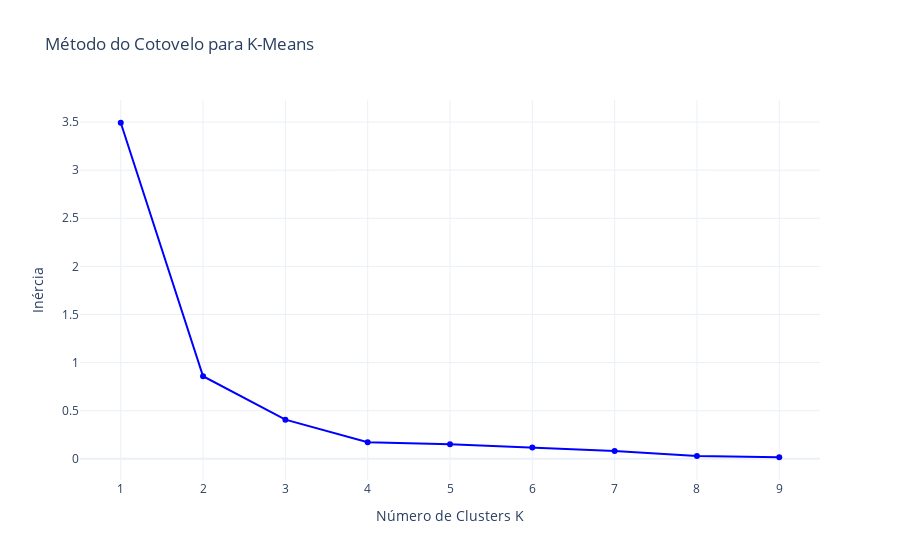

Here is the notebook cell this chart was saved with:
### Code cell
import plotly.graph_objects as go

# Método do Cotovelo usando Plotly
K = range(1, 10)
inertias = []

for k in K:
    kmeans = KMeans(n_clusters=k, random_state=42)
    kmeans.fit(correlacoes_array)
    inertias.append(kmeans.inertia_)

# Criar o gráfico interativo com Plotly
fig_elbow = go.Figure()
fig_elbow.add_trace(
    go.Scatter(
        x=list(K),
        y=inertias,
        mode="lines+markers",
        marker=dict(color="blue"),
        line=dict(dash="solid"),
        name="Inércia",
    )
)

fig_elbow.update_layout(
    title="Método do Cotovelo para K-Means",
    xaxis_title="Número de Clusters K",
    yaxis_title="Inércia",
    xaxis=dict(tickmode="linear"),
    template="plotly_white",
)

fig_elbow.show()

### Figure 1 — Plotly figure (JSON) as saved in the notebook; plotly's stock layout.template omitted (floating-point values rounded to 4 significant figures)
{"data": [{"line": {"dash": "solid"}, "marker": {"color": "blue"}, "mode": "lines+markers", "name": "Inércia", "type": "scatter", "x": [1, 2, 3, 4, 5, 6, 7, 8, 9], "y": [3.493, 0.8585, 0.4071, 0.1721, 0.1509, 0.1174, 0.08127, 0.02797, 0.0162]}], "layout": {"title": {"text": "Método do Cotovelo para K-Means"}, "xaxis": {"tickmode": "linear", "title": {"text": "Número de Clusters K"}}, "yaxis": {"title": {"text": "Inércia"}}}}
